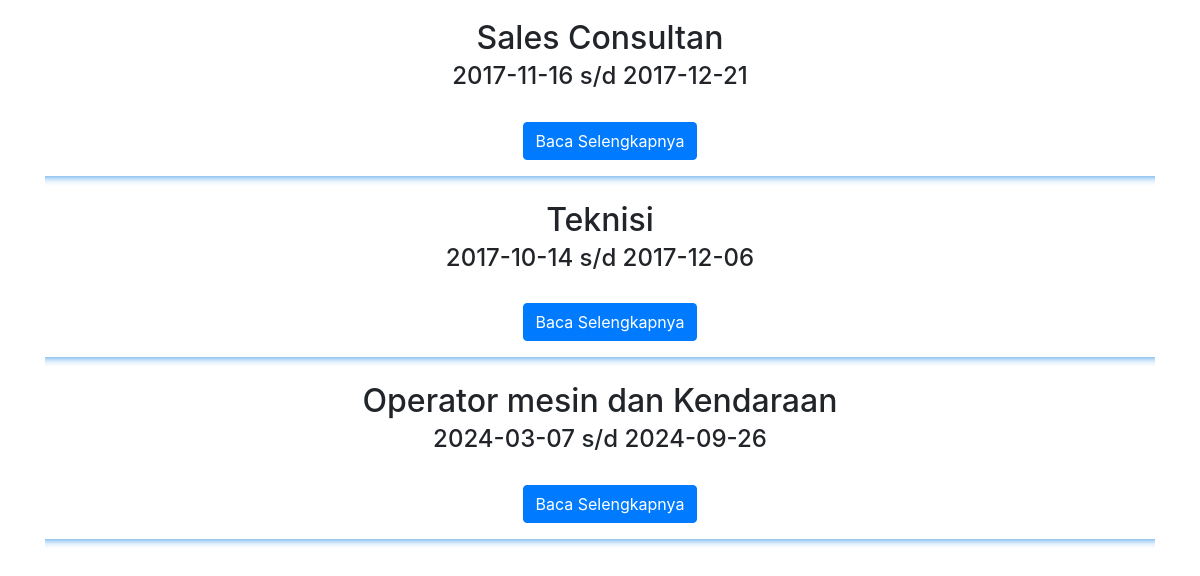
Page /pelamar/career.php on the committed database.
### tables this page shows
CREATE TABLE `lowongan` (
  `id_lowongan` varchar(20) NOT NULL,
  `posisi_pekerjaan` varchar(35) NOT NULL,
  `lokasi_seleksi` varchar(35) NOT NULL,
  `tgl_mulai` date NOT NULL,
  `tgl_selesai` date NOT NULL,
  `deskripsi_pekerjaan` text NOT NULL,
  `jurusan_akademik` varchar(40) NOT NULL,
  `lokasi_pekerjaan` varchar(35) NOT NULL,
  `nip` varchar(15) NOT NULL,
  `view` enum('aktif','tidak aktif','','') NOT NULL
);

### pelamar/career.php (the view, shortened to what this page needs)
<!DOCTYPE html>
<html lang="en">
<head>
	<link rel="stylesheet" href="../bootstrap4/css/bootstrap.min.css">
	<link rel="stylesheet" href="../bootstrap4/css/custom.css">
</head>
<body style="background:transparent; margin-top: 20px;" >
 	<div class="container">
  <?php
  include"koneksi.php";
  $post = $_GET["post"];
  if (!$post) {
  $ambil_berita = mysqli_query($connect,"SELECT * from lowongan order by id_lowongan desc");
  while($hasil = mysqli_fetch_array($ambil_berita)){
  ?>
   <div class="row-fluid">
     <div class="span8 text-center">
       <h2><?=$hasil['posisi_pekerjaan'];?></h2>
		<h4> <?=$hasil['tgl_mulai'];?> s/d <?=$hasil['tgl_selesai'];?> </h4>
        <br>
        <p>
          <a href="career.php?post=<?=$hasil['id_lowongan'];?>" class="btn magictime openDownLeftReturn btn-primary	">Baca Selengkapnya</a>
        </p>
      </div>
    </div>
    <hr style="height: 10px; border: 0; box-shadow: 0 10px 10px -10px #1e88e5 inset;">
 <?php
  }  }
 ?>
 	</div>
</body>
</html>

### rows in the picture
lowongan: posisi_pekerjaan "Sales Consultan", tgl_mulai "2017-11-16", tgl_selesai "2017-12-21"
lowongan: posisi_pekerjaan "Teknisi", tgl_mulai "2017-10-14", tgl_selesai "2017-12-06"
lowongan: posisi_pekerjaan "Operator mesin dan Kendaraan", tgl_mulai "2024-03-07", tgl_selesai "2024-09-26"
